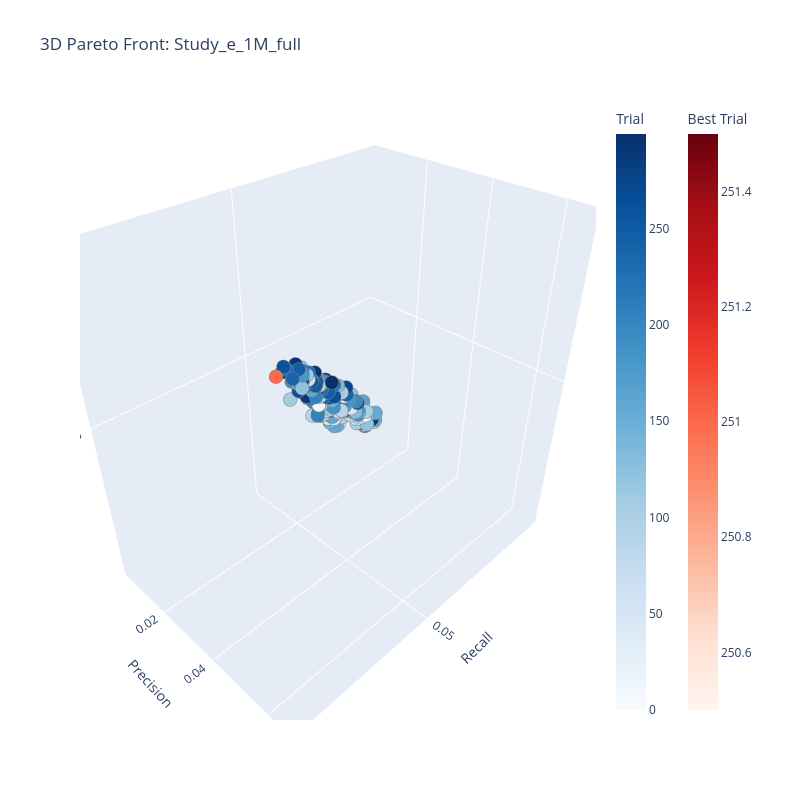

Notebook code cell kept with this figure:
### Code cell
study_name = f'Study_{exp_name}_full'

if trials_params['multi_objective'].unique()[0]:
    print('Plotting pareto front ...')
    study = optuna.load_study(study_name=study_name, storage=f'sqlite:///{version}{exp_name}.sqlite3')

    best_trials = study.best_trials
    for trial in best_trials:
        print(f"Trial #{trial.number}: Values={trial.values}, Params={trial.params}")

    fig = plot_pareto_front(study, target_names=["Recall", "Precision","NDCG"])
    fig.update_layout(title=f"3D Pareto Front: {study_name}", width=800, height=800)
    fig.show()
else:
    print('Not a multi-objective run ... ')

### Figure 1 — Plotly figure (JSON) as saved in the notebook; plotly's stock layout.template omitted (floating-point values rounded to 4 significant figures; data arrays with more than 128 entries replaced by an {"elided": "..."} marker saying what was removed)
{"data": [{"hovertemplate": "%{text}<extra>Trial</extra>", "marker": {"color": {"elided": "299 int values"}, "colorbar": {"title": {"text": "Trial"}}, "colorscale": [[0, "rgb(247,251,255)"], [0.125, "rgb(222,235,247)"], [0.25, "rgb(198,219,239)"], [0.375, "rgb(158,202,225)"], [0.5, "rgb(107,174,214)"], [0.625, "rgb(66,146,198)"], [0.75, "rgb(33,113,181)"], [0.875, "rgb(8,81,156)"], [1, "rgb(8,48,107)"]], "line": {"color": "Grey", "width": 0.5}}, "mode": "markers", "showlegend": false, "text": {"elided": "299 str values"}, "type": "scatter3d", "x": {"elided": "299 float values"}, "y": {"elided": "299 float values"}, "z": {"elided": "299 float values"}}, {"hovertemplate": "%{text}<extra>Best Trial</extra>", "marker": {"color": [251], "colorbar": {"title": {"text": "Best Trial"}, "x": 1.1, "xpad": 40}, "colorscale": [[0, "rgb(255,245,240)"], [0.125, "rgb(254,224,210)"], [0.25, "rgb(252,187,161)"], [0.375, "rgb(252,146,114)"], [0.5, "rgb(251,106,74)"], [0.625, "rgb(239,59,44)"], [0.75, "rgb(203,24,29)"], [0.875, "rgb(165,15,21)"], [1, "rgb(103,0,13)"]], "line": {"color": "Grey", "width": 0.5}}, "mode": "markers", "showlegend": false, "text": ["{<br>  \"number\": 251,<br>  \"values\": [<br>    0.09249267605045637,<br>    0.06596854304635762,<br>    0.09197312603290791<br>  ],<br>  \"params\": {<br>    \"n_layers\": 1,<br>    \"embedding_dim\": 32,<br>    \"lr\": 0.0007928857958215832,<br>    \"lambda_val\": 1.207883913872658e-06,<br>    \"batch_size\": 576,<br>    \"optimizer\": \"Adam\"<br>  }<br>}"], "type": "scatter3d", "x": [0.09249], "y": [0.06597], "z": [0.09197]}], "layout": {"height": 800, "scene": {"xaxis": {"title": {"text": "Recall"}}, "yaxis": {"title": {"text": "Precision"}}, "zaxis": {"title": {"text": "NDCG"}}}, "title": {"text": "3D Pareto Front: Study_e_1M_full"}, "width": 800}}
